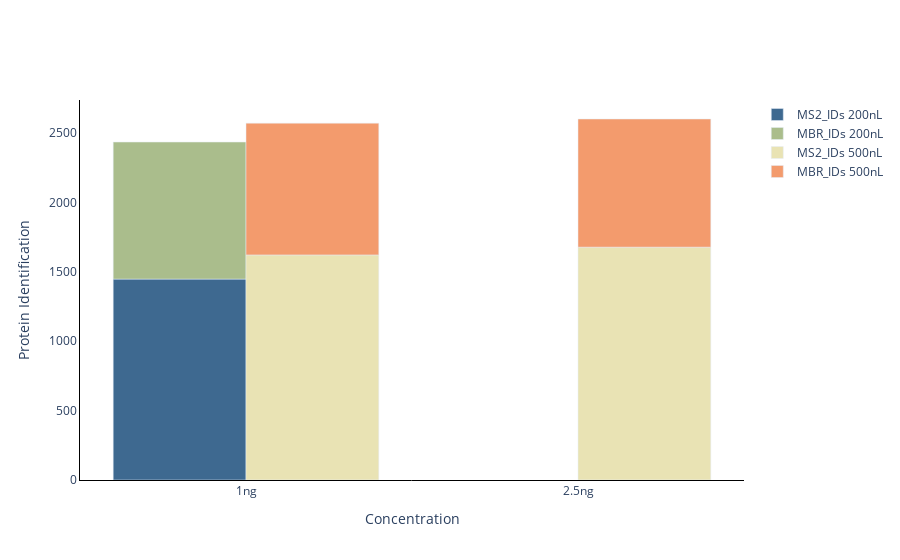

Here is the notebook cell this chart was saved with:
### Code cell
#ID plot(protein and peptides)
plot_options={
            "mean label": "True",
            "error bar": "stdev",
            "X Title": "Conditions",
            "Y Title": "Protein Identification",
            "color": ["#3E6990", "#AABD8C", "#E9E3B4", "#F39B6D", "#C6878F", "pink",
                  "orange", "brown", "pink", "gray", "olive", "cyan"],
            "width": 700,
            "height": 450,
            "font": dict(size=16, family="Arial black"),
            "ID mode": "grouped_stacked",#grouped, total, MS2, grouped_stacked, stacked
            "Group By X": "Concentration", #ID_Mode does MS2 vs MBR
            "Group By Color": "Volume",#ID_Mode does MS2 vs MBR
            "Group By Stack": "ID_Mode", #ID_Mode does MS2 vs MBR
            "help for information only": \
            "Mean label options: True or False." \
            "error bar options: stdev or ci95." \
            "color: the first few colors will be used"
            "ID mode options: total, MS2, stacked, grouped." \
        }
plot_options["plot_type"] = "1" # 1 is protein, 2 is peptide
figure ,_ ,_ =ID_plots(data_obj, plot_options, saved_settings)
figure.show()
#figure.write_image("images/test.svg")

### Figure 1 — Plotly figure (JSON) as saved in the notebook; plotly's stock layout.template omitted (floating-point values rounded to 4 significant figures)
{"data": [{"marker": {"color": "#3E6990"}, "name": "MS2_IDs 200nL", "offsetgroup": "0", "type": "bar", "x": ["1ng"], "y": [1448.0]}, {"base": [1448.0], "marker": {"color": "#AABD8C"}, "name": "MBR_IDs 200nL", "offsetgroup": "0", "type": "bar", "x": ["1ng"], "y": [988.1]}, {"marker": {"color": "#E9E3B4"}, "name": "MS2_IDs 500nL", "offsetgroup": "1", "type": "bar", "x": ["1ng", "2.5ng"], "y": [1623.0, 1679.0]}, {"base": [1623.0, 1679.0], "marker": {"color": "#F39B6D"}, "name": "MBR_IDs 500nL", "offsetgroup": "1", "type": "bar", "x": ["1ng", "2.5ng"], "y": [949.6, 923.8]}], "layout": {"barmode": "group", "paper_bgcolor": "rgba(255, 255, 255, 255)", "plot_bgcolor": "rgba(255, 255, 255, 255)", "xaxis": {"linecolor": "black", "linewidth": 1, "showline": true, "title": {"text": "Concentration"}}, "yaxis": {"linecolor": "black", "linewidth": 1, "showline": true, "title": {"text": "Protein Identification"}}}}
